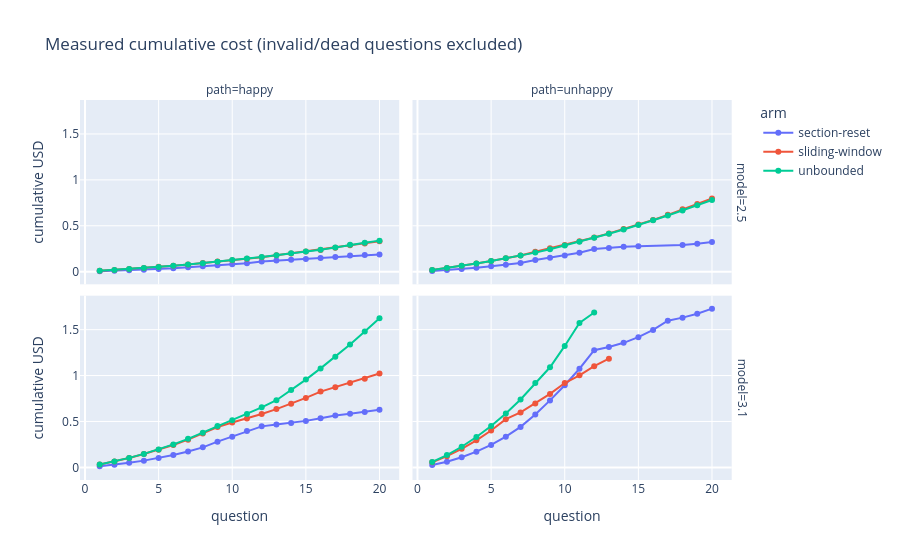

Notebook source saved alongside this figure:
### Markdown cell above
## 3. Cumulative cost race, question by question

The 20-question measured race per arm. Slopes: unbounded steepens (context
compounds), section-reset saw-tooths shallow (resets at the 2 boundaries), the
sliding-window arm tracks unbounded almost exactly -- the 12k trigger over an
~8.2k unevictable instruction floor leaves little to evict, and **the window
never actually fired in this matrix** (section 6).

### Code cell
v = questions[questions['valid']].sort_values('q').copy()
v['cum_cost'] = v.groupby(['model','arm','path'])['total cost'].cumsum()
fig = px.line(v, x='q', y='cum_cost', color='arm', facet_col='path', facet_row='model',
              markers=True, height=560, labels={'cum_cost': 'cumulative USD', 'q': 'question'},
              title='Measured cumulative cost (invalid/dead questions excluded)')
fig.show()

### Figure 1 — Plotly figure (JSON) as saved in the notebook; plotly's stock layout.template omitted (floating-point values rounded to 4 significant figures)
{"data": [{"hovertemplate": "arm=section-reset<br>model=2.5<br>path=happy<br>question=%{x}<br>cumulative USD=%{y}<extra></extra>", "legendgroup": "section-reset", "line": {"color": "#636efa", "dash": "solid"}, "marker": {"symbol": "circle"}, "mode": "lines+markers", "name": "section-reset", "orientation": "v", "showlegend": true, "type": "scatter", "x": [1, 2, 3, 4, 5, 6, 7, 8, 9, 10, 11, 12, 13, 14, 15, 16, 17, 18, 19, 20], "xaxis": "x3", "y": [0.003789, 0.008908, 0.0146, 0.0205, 0.02835, 0.03749, 0.0484, 0.05875, 0.06949, 0.07967, 0.09084, 0.1113, 0.1212, 0.1304, 0.1393, 0.1487, 0.1609, 0.175, 0.1811, 0.1878], "yaxis": "y3"}, {"hovertemplate": "arm=section-reset<br>model=2.5<br>path=unhappy<br>question=%{x}<br>cumulative USD=%{y}<extra></extra>", "legendgroup": "section-reset", "line": {"color": "#636efa", "dash": "solid"}, "marker": {"symbol": "circle"}, "mode": "lines+markers", "name": "section-reset", "orientation": "v", "showlegend": false, "type": "scatter", "x": [1, 2, 3, 4, 5, 6, 7, 8, 9, 10, 11, 12, 13, 14, 15, 18, 19, 20], "xaxis": "x4", "y": [0.00822, 0.01816, 0.02967, 0.04316, 0.05797, 0.07541, 0.09368, 0.1266, 0.1513, 0.1774, 0.2056, 0.2458, 0.2582, 0.2721, 0.2757, 0.2906, 0.304, 0.3235], "yaxis": "y4"}, {"hovertemplate": "arm=section-reset<br>model=3.1<br>path=happy<br>question=%{x}<br>cumulative USD=%{y}<extra></extra>", "legendgroup": "section-reset", "line": {"color": "#636efa", "dash": "solid"}, "marker": {"symbol": "circle"}, "mode": "lines+markers", "name": "section-reset", "orientation": "v", "showlegend": false, "type": "scatter", "x": [1, 2, 3, 4, 5, 6, 7, 8, 9, 10, 11, 12, 13, 14, 15, 16, 17, 18, 19, 20], "xaxis": "x", "y": [0.01244, 0.02882, 0.04947, 0.07355, 0.1018, 0.1351, 0.1739, 0.2183, 0.2804, 0.3344, 0.3956, 0.4468, 0.4658, 0.484, 0.5064, 0.5344, 0.566, 0.5844, 0.6025, 0.6271], "yaxis": "y"}, {"hovertemplate": "arm=section-reset<br>model=3.1<br>path=unhappy<br>question=%{x}<br>cumulative USD=%{y}<extra></extra>", "legendgroup": "section-reset", "line": {"color": "#636efa", "dash": "solid"}, "marker": {"symbol": "circle"}, "mode": "lines+markers", "name": "section-reset", "orientation": "v", "showlegend": false, "type": "scatter", "x": [1, 2, 3, 4, 5, 6, 7, 8, 9, 10, 11, 12, 13, 14, 15, 16, 17, 18, 19, 20], "xaxis": "x2", "y": [0.02531, 0.062, 0.1107, 0.1709, 0.2445, 0.3345, 0.4411, 0.5768, 0.7295, 0.8946, 1.074, 1.276, 1.31, 1.357, 1.418, 1.497, 1.598, 1.631, 1.673, 1.729], "yaxis": "y2"}, {"hovertemplate": "arm=sliding-window<br>model=2.5<br>path=happy<br>question=%{x}<br>cumulative USD=%{y}<extra></extra>", "legendgroup": "sliding-window", "line": {"color": "#EF553B", "dash": "solid"}, "marker": {"symbol": "circle"}, "mode": "lines+markers", "name": "sliding-window", "orientation": "v", "showlegend": true, "type": "scatter", "x": [1, 2, 3, 4, 5, 6, 7, 8, 9, 10, 11, 12, 13, 14, 15, 16, 17, 18, 19, 20], "xaxis": "x3", "y": [0.009173, 0.01937, 0.03004, 0.04098, 0.05243, 0.06524, 0.07953, 0.09449, 0.1098, 0.1244, 0.1395, 0.1563, 0.178, 0.1994, 0.2185, 0.2373, 0.2603, 0.2867, 0.3081, 0.3303], "yaxis": "y3"}, {"hovertemplate": "arm=sliding-window<br>model=2.5<br>path=unhappy<br>question=%{x}<br>cumulative USD=%{y}<extra></extra>", "legendgroup": "sliding-window", "line": {"color": "#EF553B", "dash": "solid"}, "marker": {"symbol": "circle"}, "mode": "lines+markers", "name": "sliding-window", "orientation": "v", "showlegend": false, "type": "scatter", "x": [1, 2, 3, 4, 5, 6, 7, 8, 9, 10, 11, 12, 13, 14, 15, 16, 17, 18, 19, 20], "xaxis": "x4", "y": [0.01968, 0.04133, 0.06461, 0.08928, 0.1161, 0.1453, 0.1768, 0.2166, 0.2539, 0.2913, 0.3305, 0.3723, 0.4171, 0.4646, 0.5127, 0.5631, 0.6192, 0.6803, 0.7375, 0.7969], "yaxis": "y4"}, {"hovertemplate": "arm=sliding-window<br>model=3.1<br>path=happy<br>question=%{x}<br>cumulative USD=%{y}<extra></extra>", "legendgroup": "sliding-window", "line": {"color": "#EF553B", "dash": "solid"}, "marker": {"symbol": "circle"}, "mode": "lines+markers", "name": "sliding-window", "orientation": "v", "showlegend": false, "type": "scatter", "x": [1, 2, 3, 4, 5, 6, 7, 8, 9, 10, 11, 12, 13, 14, 15, 16, 17, 18, 19, 20], "xaxis": "x", "y": [0.03036, 0.06451, 0.1031, 0.1454, 0.1918, 0.2429, 0.3021, 0.3685, 0.4399, 0.4885, 0.5322, 0.5806, 0.6347, 0.6933, 0.7565, 0.8255, 0.8737, 0.9183, 0.9663, 1.023], "yaxis": "y"}, {"hovertemplate": "arm=sliding-window<br>model=3.1<br>path=unhappy<br>question=%{x}<br>cumulative USD=%{y}<extra></extra>", "legendgroup": "sliding-window", "line": {"color": "#EF553B", "dash": "solid"}, "marker": {"symbol": "circle"}, "mode": "lines+markers", "name": "sliding-window", "orientation": "v", "showlegend": false, "type": "scatter", "x": [1, 2, 3, 4, 5, 6, 7, 8, 9, 10, 11, 12, 13], "xaxis": "x2", "y": [0.0552, 0.1225, 0.2025, 0.2951, 0.402, 0.5248, 0.5987, 0.6966, 0.8005, 0.9186, 1.002, 1.102, 1.184], "yaxis": "y2"}, {"hovertemplate": "arm=unbounded<br>model=2.5<br>path=happy<br>question=%{x}<br>cumulative USD=%{y}<extra></extra>", "legendgroup": "unbounded", "line": {"color": "#00cc96", "dash": "solid"}, "marker": {"symbol": "circle"}, "mode": "lines+markers", "name": "unbounded", "orientation": "v", "showlegend": true, "type": "scatter", "x": [1, 2, 3, 4, 5, 6, 7, 8, 9, 10, 11, 12, 13, 14, 15, 16, 17, 18, 19, 20], "xaxis": "x3", "y": [0.009032, 0.01906, 0.02953, 0.04034, 0.05165, 0.06391, 0.07784, 0.09246, 0.1071, 0.1272, 0.1428, 0.1598, 0.1786, 0.1999, 0.219, 0.2387, 0.2625, 0.2923, 0.3154, 0.3382], "yaxis": "y3"}, {"hovertemplate": "arm=unbounded<br>model=2.5<br>path=unhappy<br>question=%{x}<br>cumulative USD=%{y}<extra></extra>", "legendgroup": "unbounded", "line": {"color": "#00cc96", "dash": "solid"}, "marker": {"symbol": "circle"}, "mode": "lines+markers", "name": "unbounded", "orientation": "v", "showlegend": false, "type": "scatter", "x": [1, 2, 3, 4, 5, 6, 7, 8, 9, 10, 11, 12, 13, 14, 15, 16, 17, 18, 19, 20], "xaxis": "x4", "y": [0.01957, 0.04136, 0.06484, 0.08975, 0.1169, 0.1458, 0.1757, 0.2076, 0.2447, 0.2861, 0.3269, 0.3686, 0.4123, 0.4598, 0.5077, 0.5595, 0.6121, 0.6665, 0.7226, 0.781], "yaxis": "y4"}, {"hovertemplate": "arm=unbounded<br>model=3.1<br>path=happy<br>question=%{x}<br>cumulative USD=%{y}<extra></extra>", "legendgroup": "unbounded", "line": {"color": "#00cc96", "dash": "solid"}, "marker": {"symbol": "circle"}, "mode": "lines+markers", "name": "unbounded", "orientation": "v", "showlegend": false, "type": "scatter", "x": [1, 2, 3, 4, 5, 6, 7, 8, 9, 10, 11, 12, 13, 14, 15, 16, 17, 18, 19, 20], "xaxis": "x", "y": [0.03071, 0.06493, 0.1034, 0.1469, 0.196, 0.2504, 0.311, 0.3782, 0.4512, 0.5137, 0.5825, 0.654, 0.7315, 0.8414, 0.9563, 1.078, 1.206, 1.339, 1.479, 1.624], "yaxis": "y"}, {"hovertemplate": "arm=unbounded<br>model=3.1<br>path=unhappy<br>question=%{x}<br>cumulative USD=%{y}<extra></extra>", "legendgroup": "unbounded", "line": {"color": "#00cc96", "dash": "solid"}, "marker": {"symbol": "circle"}, "mode": "lines+markers", "name": "unbounded", "orientation": "v", "showlegend": false, "type": "scatter", "x": [1, 2, 3, 4, 5, 6, 7, 8, 9, 10, 11, 12], "xaxis": "x2", "y": [0.05917, 0.1338, 0.2247, 0.3307, 0.4505, 0.5871, 0.7397, 0.9188, 1.09, 1.323, 1.573, 1.686], "yaxis": "y2"}], "layout": {"annotations": [{"font": {}, "showarrow": false, "text": "path=happy", "x": 0.24, "xanchor": "center", "xref": "paper", "y": 1.0, "yanchor": "bottom", "yref": "paper"}, {"font": {}, "showarrow": false, "text": "path=unhappy", "x": 0.74, "xanchor": "center", "xref": "paper", "y": 1.0, "yanchor": "bottom", "yref": "paper"}, {"font": {}, "showarrow": false, "text": "model=3.1", "textangle": 90, "x": 0.98, "xanchor": "left", "xref": "paper", "y": 0.2425, "yanchor": "middle", "yref": "paper"}, {"font": {}, "showarrow": false, "text": "model=2.5", "textangle": 90, "x": 0.98, "xanchor": "left", "xref": "paper", "y": 0.7575, "yanchor": "middle", "yref": "paper"}], "height": 560, "legend": {"title": {"text": "arm"}, "tracegroupgap": 0}, "title": {"text": "Measured cumulative cost (invalid/dead questions excluded)"}, "xaxis": {"anchor": "y", "domain": [0.0, 0.48], "title": {"text": "question"}}, "xaxis2": {"anchor": "y2", "domain": [0.5, 0.98], "matches": "x", "title": {"text": "question"}}, "xaxis3": {"anchor": "y3", "domain": [0.0, 0.48], "matches": "x", "showticklabels": false}, "xaxis4": {"anchor": "y4", "domain": [0.5, 0.98], "matches": "x", "showticklabels": false}, "yaxis": {"anchor": "x", "domain": [0.0, 0.485], "title": {"text": "cumulative USD"}}, "yaxis2": {"anchor": "x2", "domain": [0.0, 0.485], "matches": "y", "showticklabels": false}, "yaxis3": {"anchor": "x3", "domain": [0.515, 1.0], "matches": "y", "title": {"text": "cumulative USD"}}, "yaxis4": {"anchor": "x4", "domain": [0.515, 1.0], "matches": "y", "showticklabels": false}}}
